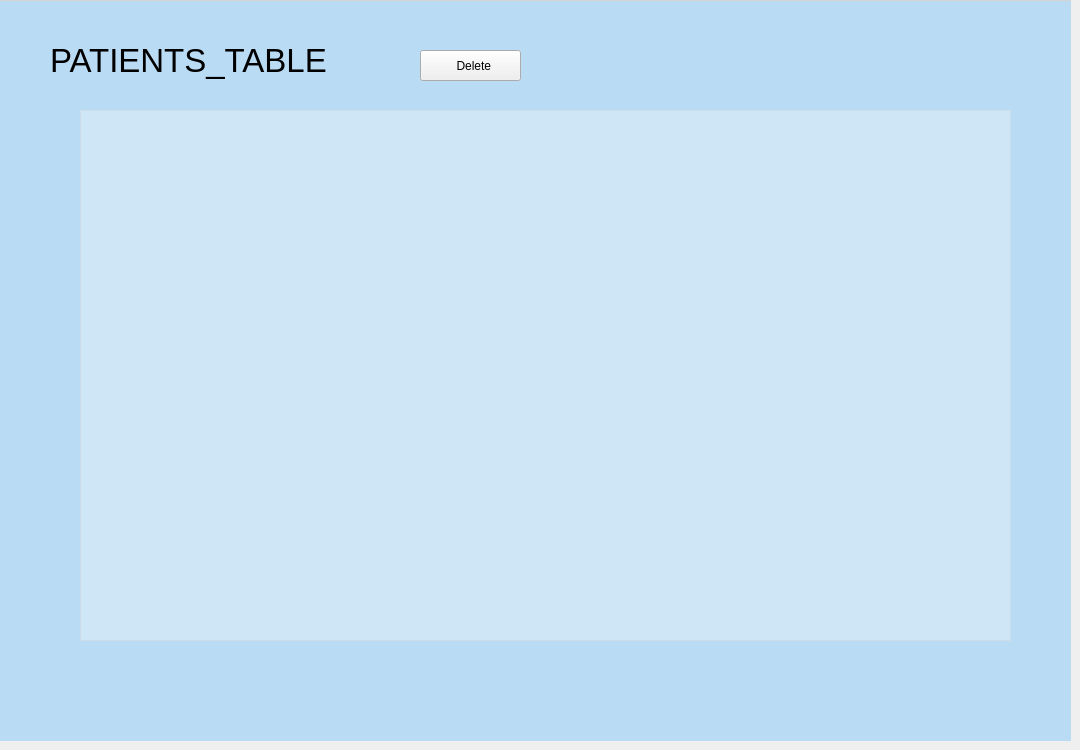
    <widget class="QWidget" name="page_3">
     <widget class="QFrame" name="frame_6">
      <property name="geometry">
       <rect>
        <x>0</x>
        <y>0</y>
        <width>1071</width>
        <height>741</height>
       </rect>
      </property>
      <property name="styleSheet">
       <string notr="true">#frame_6{

	
	background-color: rgba(60, 170, 255,0.3);
border-top:1px solid  ;
	border-top-color: rgb(211, 211, 211);

}</string>
      </property>
      <property name="frameShape">
       <enum>QFrame::StyledPanel</enum>
      </property>
      <property name="frameShadow">
       <enum>QFrame::Raised</enum>
      </property>
      <widget class="QLabel" name="label_5">
       <property name="geometry">
        <rect>
         <x>50</x>
         <y>30</y>
         <width>571</width>
         <height>61</height>
        </rect>
       </property>
       <property name="font">
        <font>
         <family>Arial</family>
         <pointsize>25</pointsize>
        </font>
       </property>
       <property name="text">
        <string>PATIENTS_TABLE</string>
       </property>
      </widget>
      <widget class="QTableWidget" name="tableWidget_2">
       <property name="geometry">
        <rect>
         <x>80</x>
         <y>110</y>
         <width>931</width>
         <height>531</height>
        </rect>
       </property>
       <property name="font">
        <font>
         <family>楷体</family>
         <pointsize>12</pointsize>
         <weight>50</weight>
         <italic>false</italic>
         <bold>false</bold>
        </font>
       </property>
       <property name="styleSheet">
        <string notr="true">#tableWidget_2{

	background-color: rgba(255, 255, 255,0.3);
}
*{
	font: 12pt &quot;楷体&quot;;
}</string>
       </property>
       <property name="verticalScrollBarPolicy">
        <enum>Qt::ScrollBarAsNeeded</enum>
       </property>
       <property name="horizontalScrollBarPolicy">
        <enum>Qt::ScrollBarAsNeeded</enum>
       </property>
       <property name="sizeAdjustPolicy">
        <enum>QAbstractScrollArea::AdjustIgnored</enum>
       </property>
       <property name="autoScroll">
        <bool>false</bool>
       </property>
       <property name="alternatingRowColors">
        <bool>true</bool>
       </property>
       <property name="verticalScrollMode">
        <enum>QAbstractItemView::ScrollPerPixel</enum>
       </property>
       <property name="horizontalScrollMode">
        <enum>QAbstractItemView::ScrollPerPixel</enum>
       </property>
       <property name="showGrid">
        <bool>true</bool>
       </property>
       <property name="sortingEnabled">
        <bool>false</bool>
       </property>
       <attribute name="horizontalHeaderVisible">
        <bool>false</bool>
       </attribute>
       <attribute name="horizontalHeaderCascadingSectionResizes">
        <bool>true</bool>
       </attribute>
       <attribute name="horizontalHeaderHighlightSections">
        <bool>true</bool>
       </attribute>
       <attribute name="horizontalHeaderShowSortIndicator" stdset="0">
        <bool>false</bool>
       </attribute>
       <attribute name="verticalHeaderVisible">
        <bool>false</bool>
       </attribute>
       <attribute name="verticalHeaderCascadingSectionResizes">
        <bool>true</bool>
       </attribute>
      </widget>
      <widget class="QToolButton" name="toolButton_23">
       <property name="geometry">
        <rect>
         <x>420</x>
         <y>50</y>
         <width>101</width>
         <height>31</height>
        </rect>
       </property>
       <property name="styleSheet">
        <string notr="true">color:black;
font: 63 9pt &quot;Bahnschrift SemiBold&quot;;
font-size:15;</string>
       </property>
       <property name="text">
        <string>  Delete</string>
       </property>
       <property name="icon">
        <iconset resource="UIresource/login.qrc">
         <normaloff>:/function/delete_data.png</normaloff>:/function/delete_data.png</iconset>
       </property>
       <property name="iconSize">
        <size>
         <width>30</width>
         <height>30</height>
        </size>
       </property>
       <property name="toolButtonStyle">
        <enum>Qt::ToolButtonTextBesideIcon</enum>
       </property>
      </widget>
     </widget>
    </widget>
